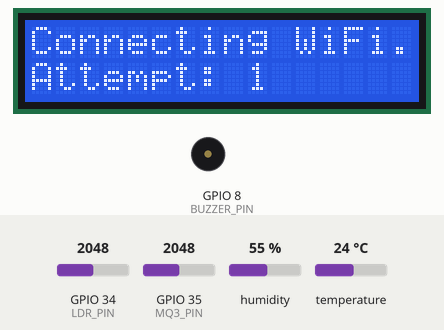
Simulated run of this sketch. Board: ESP32-S3. Parts: 16×2 character LCD, buzzer (waves = sounding, pin HIGH). The test bench sets the inputs (shaded band); at power-on: temperature 24 °C, GPIO 34 (LDR_PIN) = 2048, GPIO 35 (MQ3_PIN) = 2048, humidity 55 %. WiFi joins after 1.5 s; servers stay silent unless stated; what the sketch prints to the serial monitor is not drawn.

Above: at 3.2 s.
At 5.3 s:
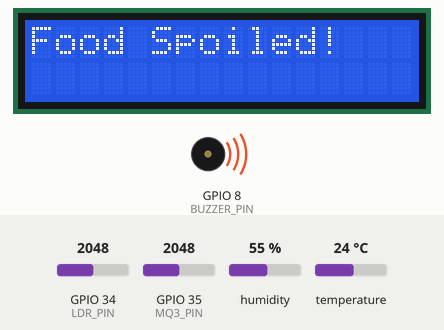
5.4 s: temperature set to 39 °C
At 6.9 s:
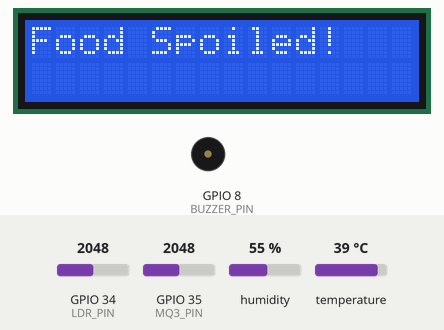
15.1 s: temperature set to 42 °C
At 18.6 s:
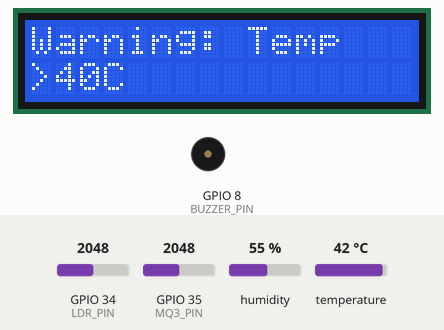
Timing chart, 0 to 20.1 s (numbered marks = the images above; inputs shaded):
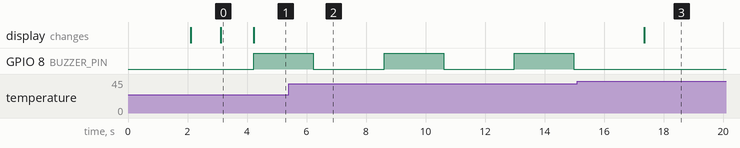

Measured:
- the behaviour switches between 40 and 41 °C on temperature (found by bisection; images 2 and 3)
- after the input at 15.1 s, GPIO 8 (BUZZER_PIN): stops changing and stays LOW; the display: changes after 2.3 s (image 3)
- by itself, GPIO 8 (BUZZER_PIN): alternates HIGH for 2.0 s and LOW for 2.4 s
- what the display in image 0 shows lasts 1.1 s, from 3.1 s to 4.2 s

The sketch:

thingspeak.ino
```cpp
#include <WiFi.h>
#include <ThingSpeak.h>
#include <Wire.h>
#include <LiquidCrystal_I2C.h>
#include <DHT.h>

// LCD setup
LiquidCrystal_I2C lcd(0x27, 16, 2); // Set the LCD address to 0x27 for a 16x2 display

// DHT sensor setup
#define DHTPIN 15    // Pin connected to the DHT11 data pin
#define DHTTYPE DHT11  // DHT 11 sensor
DHT dht(DHTPIN, DHTTYPE);

// Analog pins for LDR and MQ3 sensors
#define LDR_PIN 34
#define MQ3_PIN 35

// Buzzer setup
#define BUZZER_PIN 8 // Digital pin connected to the buzzer

// Wi-Fi credentials
const char *ssid = "vaishnavi";         // Replace with your Wi-Fi network name
const char *password = "vaishnavi";    // Replace with your Wi-Fi password

// ThingSpeak settings
unsigned long myChannelNumber = 2785305; // Replace with your ThingSpeak channel number
const char *myWriteAPIKey = "R5HFP0V5S42FT5PO"; // Replace with your ThingSpeak Write API key
WiFiClient client;

void setup() {
  // Initialize LCD
  lcd.init();
  lcd.backlight();

  // Initialize DHT sensor
  dht.begin();

  // Begin serial communication for debugging
  //Serial.begin(115200);
  Serial.begin(115200);

  // Initialize buzzer pin
  pinMode(BUZZER_PIN, OUTPUT);
  digitalWrite(BUZZER_PIN, LOW); // Start with the buzzer off

  // Display a welcome message
  lcd.setCursor(0, 0);
  lcd.print("Sensor System");
  lcd.setCursor(0, 1);
  lcd.print("Initializing...");
  delay(2000); // Wait for 2 seconds

  // Connect to Wi-Fi
  lcd.clear();
  lcd.setCursor(0, 0);
  lcd.print("Connecting WiFi...");
  Serial.print("Connecting to Wi-Fi");

  WiFi.begin(ssid, password);

  int attemptCount = 0;
  while (WiFi.status() != WL_CONNECTED) {
    delay(1000);
    lcd.setCursor(0, 1);
    lcd.print("Attempt: ");
    lcd.print(++attemptCount);
    Serial.print(".");

    if (attemptCount > 20) { // Timeout after 20 attempts
      lcd.clear();
      lcd.setCursor(0, 0);
      lcd.print("WiFi Failed");
      lcd.setCursor(0, 1);
      lcd.print("Check Network");
      Serial.println("Wi-Fi connection failed.");
      while (true); // Halt the program
    }
  }

  lcd.clear();
  lcd.setCursor(0, 0);
  lcd.print("WiFi Connected");
  lcd.setCursor(0, 1);
  lcd.print(WiFi.localIP());
  Serial.println("WiFi connected");
  Serial.println(WiFi.localIP());

  // Initialize ThingSpeak
  ThingSpeak.begin(client);
   Serial.println("ThingSpek connection established");
}

void loop() {
  // Read DHT11 sensor data
  float temperature = dht.readTemperature();
  float humidity = dht.readHumidity();

  // Read LDR value
  int ldrValue = analogRead(LDR_PIN);

  // Read MQ3 gas sensor value
  int gasValue = analogRead(MQ3_PIN);

  // Validate sensor readings to avoid incorrect conditions
  if (isnan(temperature) || isnan(humidity)) {
    lcd.clear();
    lcd.setCursor(0, 0);
    lcd.print("Sensor Error!");
    Serial.println("Error: DHT11 sensor not responding.");
    digitalWrite(BUZZER_PIN, HIGH); // Activate buzzer for sensor error
    delay(2000);
    digitalWrite(BUZZER_PIN, LOW); // Turn off buzzer
    return; // Skip further checks
  }

  // Debug: Print sensor values to the serial monitor
  Serial.print("Temperature: ");
  Serial.print(temperature);
  Serial.print(" C, Humidity: ");
  Serial.print(humidity);
  Serial.print("%, LDR Value: ");
  Serial.print(ldrValue);
  Serial.print(", Gas Value: ");
  Serial.println(gasValue);

  // Display sensor values on LCD
  lcd.clear();
  lcd.setCursor(0, 0);
  lcd.print("T:");
  lcd.print(temperature);
  lcd.print("C H:");
  lcd.print(humidity);
  lcd.setCursor(0, 1);
  lcd.print("LDR:");
  lcd.print(ldrValue);
  lcd.print(" G:");
  lcd.print(gasValue);

  // Check for warning conditions
  if (humidity > 300) {
    lcd.clear();
    lcd.setCursor(0, 0);
    lcd.print("Warning: Humidity");
    lcd.setCursor(0, 1);
    lcd.print(">300%");
    Serial.println("Warning: Humidity too high (>300%)");
    delay(2000);
  } else if (temperature > 40) {
    lcd.clear();
    lcd.setCursor(0, 0);
    lcd.print("Warning: Temp");
    lcd.setCursor(0, 1);
    lcd.print(">40C");
    Serial.println("Warning: Temperature too high (>40°C)");
    delay(2000);
  } else if (gasValue > 700) {
    lcd.clear();
    lcd.setCursor(0, 0);
    lcd.print("Food Spoiled!");
    Serial.println("ALERT: Food spoiled due to high gas value (>700)");
    digitalWrite(BUZZER_PIN, HIGH); // Activate buzzer
    delay(2000);
    digitalWrite(BUZZER_PIN, LOW); // Deactivate buzzer
  } else if (gasValue > 500) {
    lcd.clear();
    lcd.setCursor(0, 0);
    lcd.print("Warning: Gas");
    lcd.setCursor(0, 1);
    lcd.print("is High");
    Serial.println("Warning: Gas concentration >500");
    delay(2000);
  }

  // Send data to ThingSpeak
  ThingSpeak.setField(1, temperature);
  ThingSpeak.setField(2, humidity);
  ThingSpeak.setField(3, ldrValue);
  ThingSpeak.setField(4, gasValue);
  int httpCode = ThingSpeak.writeFields(myChannelNumber, myWriteAPIKey);
  if (httpCode == 200) {
    Serial.println("Data sent to ThingSpeak successfully");
  } else {
    Serial.print("Error sending data to ThingSpeak. HTTP code: ");
    Serial.println(httpCode);
  }

  delay(2000); // Wait for 2 seconds before the next update
}
```
